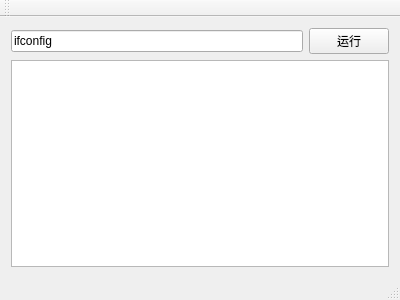
<?xml version="1.0" encoding="UTF-8"?>
<ui version="4.0">
 <class>MainWindow</class>
 <widget class="QMainWindow" name="MainWindow">
  <property name="geometry">
   <rect>
    <x>0</x>
    <y>0</y>
    <width>400</width>
    <height>300</height>
   </rect>
  </property>
  <property name="windowTitle">
   <string>MainWindow</string>
  </property>
  <widget class="QWidget" name="centralWidget">
   <layout class="QVBoxLayout" name="verticalLayout">
    <item>
     <layout class="QHBoxLayout" name="horizontalLayout">
      <item>
       <widget class="QLineEdit" name="cmd_program">
        <property name="text">
         <string>ifconfig</string>
        </property>
       </widget>
      </item>
      <item>
       <widget class="QPushButton" name="pushButton">
        <property name="text">
         <string>运行</string>
        </property>
        <property name="autoDefault">
         <bool>false</bool>
        </property>
        <property name="default">
         <bool>false</bool>
        </property>
       </widget>
      </item>
     </layout>
    </item>
    <item>
     <widget class="QTextEdit" name="show_edit"/>
    </item>
   </layout>
  </widget>
  <widget class="QMenuBar" name="menuBar">
   <property name="geometry">
    <rect>
     <x>0</x>
     <y>0</y>
     <width>400</width>
     <height>25</height>
    </rect>
   </property>
  </widget>
  <widget class="QToolBar" name="mainToolBar">
   <attribute name="toolBarArea">
    <enum>TopToolBarArea</enum>
   </attribute>
   <attribute name="toolBarBreak">
    <bool>false</bool>
   </attribute>
  </widget>
  <widget class="QStatusBar" name="statusBar"/>
 </widget>
 <layoutdefault spacing="6" margin="11"/>
 <resources/>
 <connections>
  <connection>
   <sender>cmd_program</sender>
   <signal>returnPressed()</signal>
   <receiver>pushButton</receiver>
   <slot>click()</slot>
   <hints>
    <hint type="sourcelabel">
     <x>164</x>
     <y>56</y>
    </hint>
    <hint type="destinationlabel">
     <x>334</x>
     <y>52</y>
    </hint>
   </hints>
  </connection>
 </connections>
</ui>
